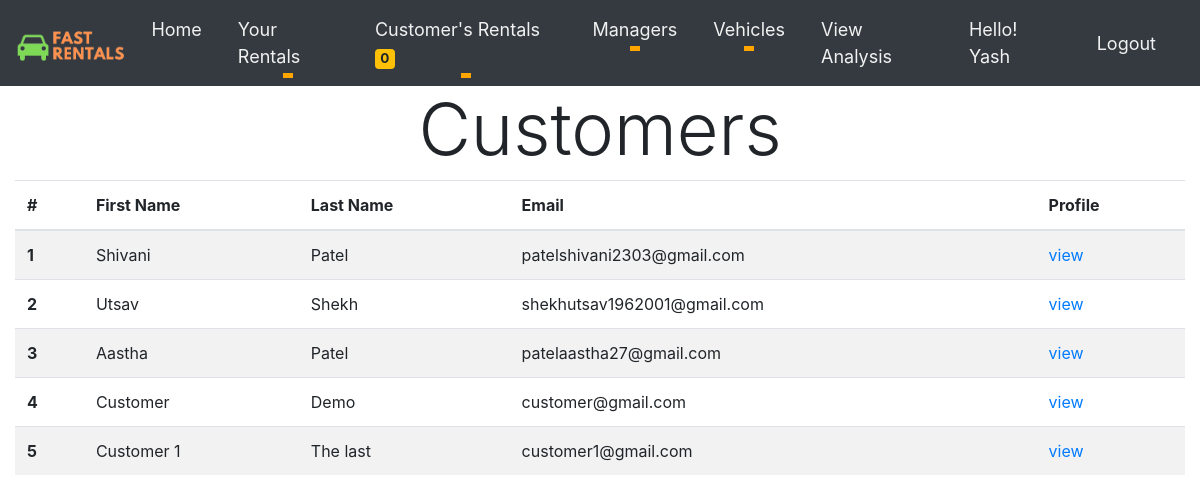
Screenshot of /Owner/AllCustomers/ (signed in) with the database file from the repository.
### Owner/models.py (models this page shows)
class Owner(models.Model):
    Owner_id = models.AutoField
    Owner_firstname = models.CharField(max_length=60)
    Owner_lastname = models.CharField(max_length=60)
    Owner_address = models.CharField(max_length=600)
    Owner_email = models.CharField(max_length=100)
    Owner_password = models.CharField(max_length=32)
    Owner_dob = models.DateField()
    Owner_mobileno = models.CharField(max_length=10)
    Owner_gender = models.CharField(max_length=15)
    Owner_city = models.CharField(max_length=30)
    Owner_state = models.CharField(max_length=30)
    Owner_country = models.CharField(max_length=30)
    Owner_pincode = models.IntegerField()
    isOwner = models.BooleanField(default=True)

### CustomerHome/models.py (models this page shows)
class Customer(models.Model):
    customer_id = models.AutoField
    customer_firstname = models.CharField(max_length=60)
    customer_lastname = models.CharField(max_length=60)
    customer_address = models.CharField(max_length=600)
    customer_email = models.CharField(max_length=100)
    customer_password = models.CharField(max_length=32)
    customer_dob = models.DateField()
    customer_mobileno = models.CharField(max_length=10)
    customer_gender = models.CharField(max_length=15)
    customer_city = models.CharField(max_length=30)
    customer_state = models.CharField(max_length=30)
    customer_country = models.CharField(max_length=30)
    customer_pincode = models.IntegerField()

### Owner/views.py (the view)
# urls.py: path('AllCustomers/',views.AllCustomers, name="AllCustomers"),
def AllCustomers(request):
    if('user_email' not in request.session):
        return redirect('/signin/')
    owner_email = request.session.get('user_email')
    owner = Owner.objects.get(Owner_email=owner_email)
    customer = Customer.objects.all()
    no_of_pending_request=count_pending_rent_request()
    return render(request,"All_Customers.html",{'customer':customer,'owner':owner,'no_of_pending_request':no_of_pending_request})

### Owner/views.py (called while the page is built)
def count_pending_rent_request():
    no_of_pending_request=0
    rentClothes = RentClothes.objects.all()
    for rv in rentClothes:
        if rv.request_status == "Pending":
            no_of_pending_request+=1
    return no_of_pending_request

### Owner/templates/All_Customers.html (shortened to what this page needs)
{%extends 'Only_owner_navbar.html'%} {% load static %}
    {% block name %}{{owner.Owner_firstname}}{%endblock%} {% block pagecontent %}
    <h1 class="display-3" style="text-align: center;">Customers</h1>
    <table class="table table-striped">
        <thead>
            <tr>
                <th scope="col">#</th>
                <th scope="col">First Name</th>
                <th scope="col">Last Name</th>
                <th scope="col">Email</th>
                <th scope="col">Profile</th>
            </tr>
        </thead>
        <tbody>
            {% for value in customer %}
            <tr>
                <th scope="row">{{forloop.counter}}</th>
                <td>{{value.customer_firstname}}</td>
                <td>{{value.customer_lastname}}</td>
                <td>{{value.customer_email}}</td>
                <td><a href="{% url 'CustomerProfile' value.customer_email%}">view</a></td>
            </tr>
            {% endfor %}
        </tbody>
    </table>
    {% endblock pagecontent %}

### Owner/templates/Only_owner_navbar.html (shortened to what this page needs)
{% load static %}
<!doctype html>
<html lang="en">
<head>
    <link rel="stylesheet" href="https://maxcdn.bootstrapcdn.com/bootstrap/4.0.0/css/bootstrap.min.css">
    <link rel="stylesheet" href="https://cdnjs.cloudflare.com/ajax/libs/font-awesome/4.7.0/css/font-awesome.min.css">
    <link rel="stylesheet" type="text/css" href="{% static 'css/owner.css' %}">
</head>
<body>
    <nav class="navbar sticky-top navbar-expand-lg navbar-dark bg-dark" style="font-size: large;" aria-label="" aria-labbelledby="">
        <a href="/Owner"><img class="navbar-brand" src="{% static 'img/Logos/Trial3Logo.png' %}" height="50"></a>
        <div class="collapse navbar-collapse" id="navbarSupportedContent">
            <ul class="navbar-nav mr-auto">
                <li class="nav-item active">
                    <a class="nav-link" href="/Owner" style="color: #f1f1f1;">Home</a>
                </li>
                <li class="nav-item dropdown">
                    <a class="nav-link dropdown-toggle" href="#" id="navbarDropdown" style="color: #f1f1f1;" role="button" data-toggle="dropdown" aria-haspopup="true" aria-expanded="false">
                        Your Rentals
                    </a>
                </li>
                <li class="nav-item dropdown">
                    <a class="nav-link dropdown-toggle" href="#" id="navbarDropdown" style="color: #f1f1f1;" role="button" data-toggle="dropdown" aria-haspopup="true" aria-expanded="false">
                        Customer's Rentals <span class="badge badge-warning">{{no_of_pending_request}}</span>
                    </a>
                </li>
                <li class="nav-item dropdown">
                    <a class="nav-link dropdown-toggle" href="#" id="navbarDropdown" style="color: #f1f1f1;" role="button" data-toggle="dropdown" aria-haspopup="true" aria-expanded="false">
                        Managers
                    </a>
                </li>
                <li class="nav-item dropdown">
                    <a class="nav-link dropdown-toggle" href="#" id="navbarDropdown" style="color: #f1f1f1;" role="button" data-toggle="dropdown" aria-haspopup="true" aria-expanded="false">
                        Vehicles
                    </a>
                </li>
                <li class="nav-item active">
                    <a class="nav-link" href="/Owner/ViewAnalysis" style="color: #f1f1f1;">View Analysis</a>
                </li>
            </ul>
            <ul class="navbar-nav justify-content-end">
                <li class="nav-item">
                    <a class="nav-link" href="/Owner/Profile" style="color: #f1f1f1;" title="Your Profile">
                        Hello! {% block name %}{%endblock%}</a>
                </li>
            </ul>
            <ul class="navbar-nav justify-content-end">
                <li class="nav-item">
                    <a class="nav-link" href="/Logout" style="color: #f1f1f1;">Logout</a>
                </li>
            </ul>
        </div>
    </nav>
    <div class="container-fluid">
        {% block pagecontent %} {% endblock pagecontent %}
    </div>
</body>
</html>

### Owner/static/css/owner.css (style rules this page uses)
.navbar-nav a:after, .navbar-nav a:before { transition: all .5s; }
.navbar-nav a { position: relative; margin-right: 20px; }
.navbar-nav a:after { position: absolute; bottom: 0; left: 0; right: 0; margin: auto; width: 0%; content: '.'; color: transparent; background: orange; height: 1px; }

### rows the page displays
Owner: Owner_firstname "Yash"
Customer: customer_firstname "Shivani", customer_lastname "Patel", customer_email "patelshivani2303@gmail.com"
Customer: customer_firstname "Utsav", customer_lastname "Shekh", customer_email "shekhutsav1962001@gmail.com"
Customer: customer_firstname "Aastha", customer_lastname "Patel", customer_email "patelaastha27@gmail.com"
Customer: customer_firstname "Customer", customer_lastname "Demo", customer_email "customer@gmail.com"
Customer: customer_firstname "Customer 1", customer_lastname "The last", customer_email "customer1@gmail.com"

### other values shown
{{ no_of_pending_request }} "0"
